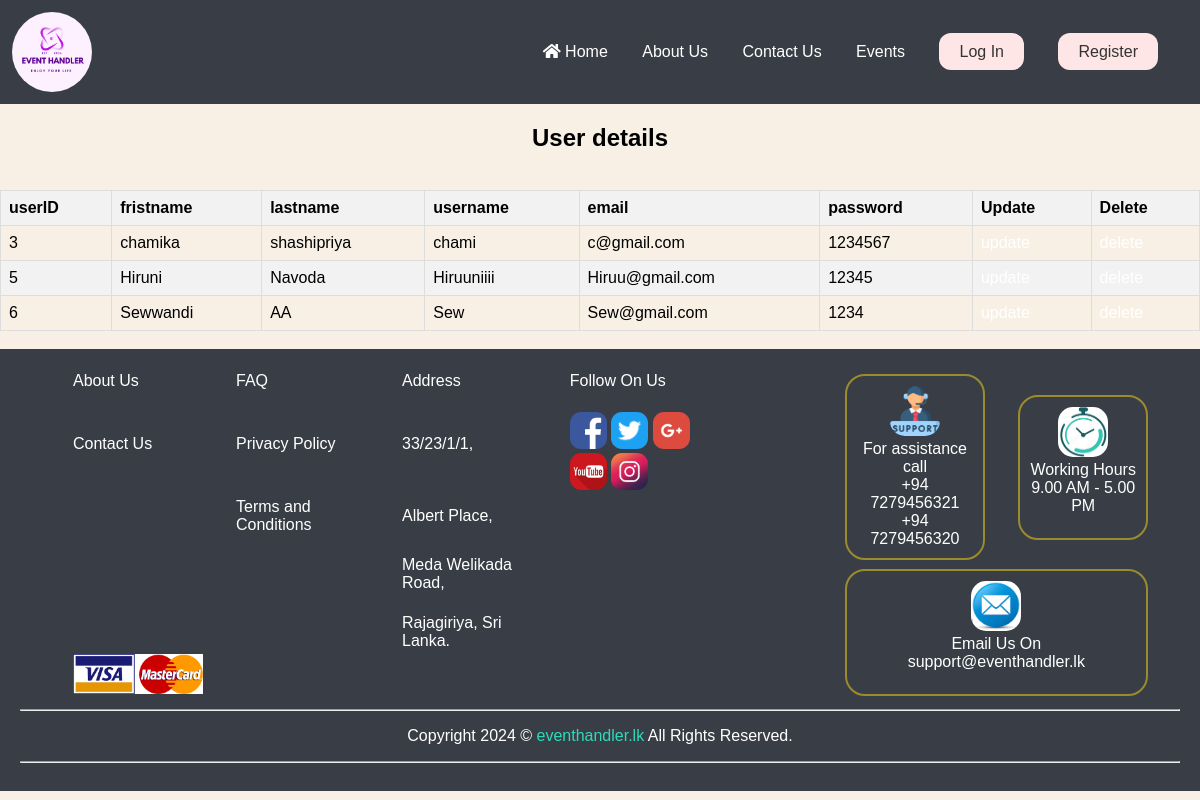
/User_profile.php, run on an earlier commit of the app's database.
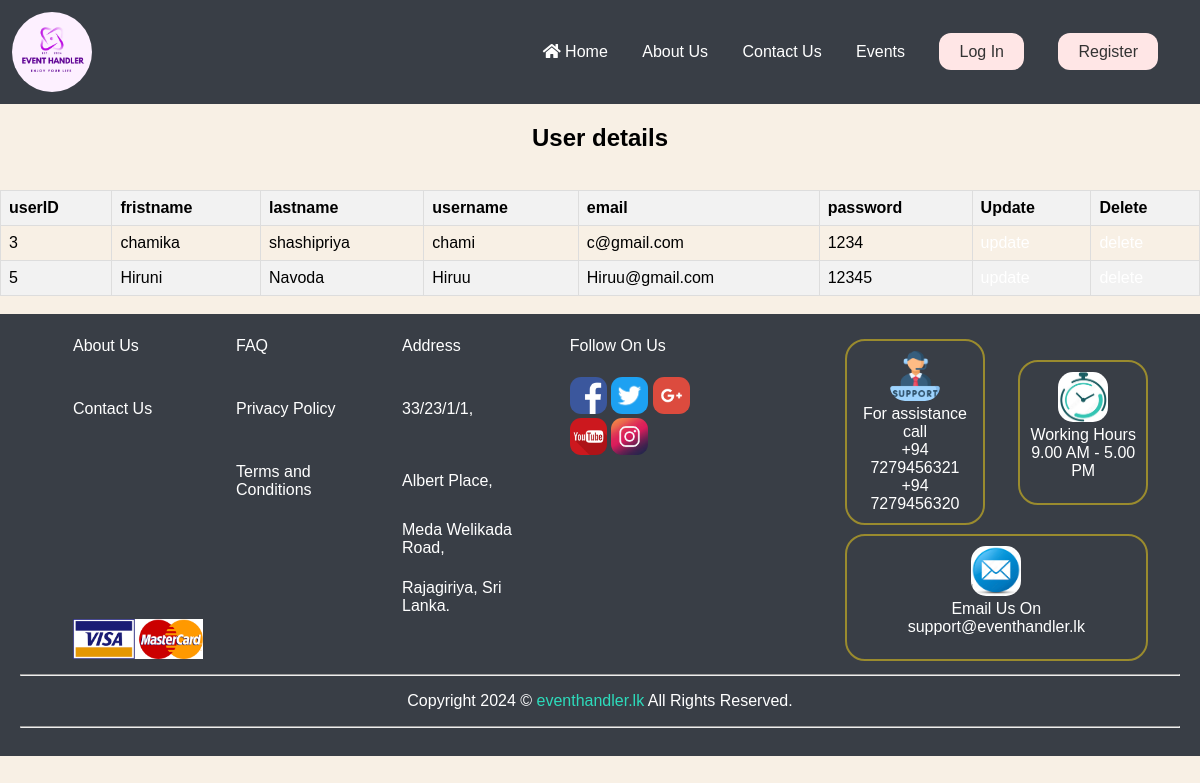
And on a later commit of the database.
### tables this page shows
CREATE TABLE `register` (
  `id` int(11) NOT NULL,
  `firstname` varchar(50) NOT NULL,
  `lastname` varchar(50) NOT NULL,
  `username` varchar(50) NOT NULL,
  `email` varchar(100) NOT NULL,
  `pwd` varchar(255) NOT NULL
);

### User_profile.php (the view, shortened to what this page needs)
<?php
include("connection.php");
$sql = "SELECT * FROM register";
$result = $conn->query($sql);
?>
<!DOCTYPE html>
<html lang="en">
<head>
    <link rel="stylesheet" href="https://cdnjs.cloudflare.com/ajax/libs/font-awesome/5.14.0/css/all.min.css">
    <link rel="stylesheet" href="styles.css">
</head>
<body>
    <header>
        <img src="Images/Logo.png" alt="Logo" class="logo">
        <nav>
            <ul>
                <li><a href="Index.html" class="nav-link"><i class="fas fa-home"></i> Home</a></li>
                <li><a href="AboutUs.html" class="nav-link">About Us</a></li>
                <li><a href="CntactUs.html" class="nav-link">Contact Us</a></li>
                <li><a href="EventDashBoard.html" class="nav-link">Events</a></li>
                <li><a href="Login.html" class="btn1">Log In</a></li>
                <li><a href="Register.html" class="btn1">Register</a></li>
            </ul>
        </nav>
    </header>
    <h2><center>User details</center></h2></br>
    <table class="table">
                <tr>
                    <th>userID</th>
                    <th>fristname</th>
                    <th>lastname</th>
                    <th>username</th>
                    <th>email</th>
                    <th>password</th>
                    <th>Update</th>
                    <th>Delete</th>
                </tr>
            <tbody>
                <?php
                if ($result->num_rows > 0) {
                    while ($row = $result->fetch_assoc()) {
                ?>
                        <tr>
                            <td><?php echo $row['id']; ?></td>
                            <td><?php echo $row['firstname']; ?></td>
                            <td><?php echo $row['lastname']; ?></td>
                            <td><?php echo $row['username']; ?></td>
                            <td><?php echo $row['email']; ?></td>
                            <td><?php echo $row['pwd']; ?></td>
                            <td><a href="updateuser.php?id=<?php echo $row['id']; ?>">update</a></td>
                            <td><a href="deleteuser.php?id=<?php echo $row['id']; ?>">delete</a></td>
                        </tr>
                <?php        }
                }
                ?>
            </tbody>
    </table>
    <br>
    <footer>
        <nav>
            <table class="t1">
                <tr>
                    <td><a href="AboutUs.html">About Us</a></td>
                    <td><a href="#">FAQ</a></td>
                    <td>Address</td>
                    <td>Follow On Us</td>
                </tr>
                <tr>
                    <td><a href="CntactUs.html">Contact Us</a></td>
                    <td><a href="#">Privacy Policy</a></td>
                    <td>33/23/1/1,</td>
                    <td><br>
                        <img src="Images/fb.png" class="icon">
                        <img src="Images/twitter.png" class="icon">
                        <img src="Images/google.png" class="icon">
                        <img src="Images/utube.png" class="icon">
                        <img src="Images/insta.jpeg" class="icon">
                    </td>
                </tr>
                <tr>
                    <td></td>
                    <td><a href="TermsAndConditions.html">Terms and Conditions</a></td>
                    <td>Albert Place,</td>
                </tr>
                <tr>
                    <td></td>
                    <td></td>
                    <td><br>Meda Welikada Road,</td>
                </tr>
                <tr>
                    <td></td>
                    <td></td>
                    <td><br>Rajagiriya, Sri Lanka.</td>
                </tr>
                <tr>
                    <td><img src="Images/visa.png" width="130px" height="40px"></td>
                </tr>
            </table>
            <table class="t2">
                <tr>
                    <td>
                        <div class="ft">
                            <center><img src="Images/call.png" class="icon1" height="50px" width="50px"></center>For assistance call<br>+94 7279456321<br>+94 7279456320
                        </div>
                    </td>
                    <td>
                        <div class="ft"><center><img src="Images/hrs.png" class="icon1" height="50px" width="50px"></center>Working Hours<br>9.00 AM - 5.00 PM<br><pre></pre>
                        </div>
                    </td>
                </tr>
                <tr>
                    <td colspan="2">
                        <div class="ft"><center><img src="Images/mail.png" class="icon1" height="50px" width="50px"></center>Email Us On<br><a href="support@eventhandler.lk" >support@eventhandler.lk</a><br><pre></pre>
                        </div>
                    </td>
                </tr>
            </table>
        </nav>
        <hr>
        <p>Copyright 2024 &copy; <span>eventhandler.lk</span> All Rights Reserved.</p>
        <hr>
    </footer>
</body>
</html>

### styles.css (style rules this page uses)
body { font-family: Arial, sans-serif; margin: 0; padding: 0; background-color: #F8F0E5; }
header { background-color: #393E46; color: #fff; padding: 12px; display: flex; justify-content: space-between; align-items: center; }
.logo { width: 80px; height: auto; display: block; margin: left; border-radius: 50%; }
nav ul { list-style-type: none; padding: 0; }
nav ul li { display: inline; margin-right: 30px; }
.btn1 { background-color: #FFE6E6; color: #333; padding: 10px 20px; text-decoration: none; border-radius: 12px; }
nav ul li a { color: #fff; text-decoration: none; }
footer { background-color: #393E46; color: #fff; padding: 20px; text-align: center; }
.icon { width: 37px; height: 37px; border-radius: 30%; }
nav { display: flex; }
table.t1 { padding-left: 50px; text-align: left; }
table.t2 { padding-left: 80px; text-align: center; }
.ft { border: 2px solid rgb(154, 139, 46); padding: 10px; border-radius: 20px; }
th, td { padding-right: 30px; }
td a { text-decoration: none; color: white; }
.icon1 { border-radius: 30%; }
span { color: rgb(45, 219, 187); }

### User_profile.php (style rules this page uses)
.table { width: 100%; border-collapse: collapse; }
.table th, .table td { padding: 8px; border: 1px solid #ddd; text-align: left; }
.table th { background-color: #f2f2f2; font-weight: bold; }
.table tr:nth-child(even) { background-color: #f2f2f2; }

What changed in the data, as far as the page shows it:
removed register: id "6", firstname "Sewwandi", lastname "AA", username "Sew", email "Sew@gmail.com", pwd "1234"
changed register "chamika": pwd "1234567" → "1234"
changed register "Hiruni": username "Hiruuniiii" → "Hiruu"
